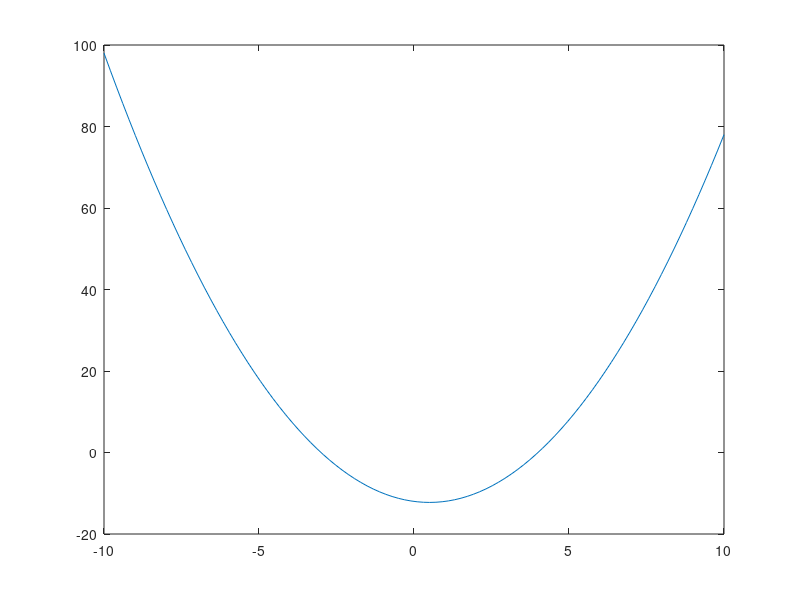

Reproduce this figure in MATLAB.
clc;clear;
%%
d1=[-5, 18]; t1=d1(1); y1=d1(2);
d2=[ 0, -12]; t2=d2(1); y2=d2(2);
d3=[ 2, -10]; t3=d3(1); y3=d3(2);
d=[d1; d2; d3];
weight1=1/( (t1-t2)*(t1-t3) );
weight2=1/( (t2-t1)*(t2-t3) );
weight3=1/( (t3-t1)*(t3-t2) );
t= linspace(-10,10);
L1=(t-t2).*(t-t3) * weight1;
L2=(t-t1).*(t-t3) * weight2;
L3=(t-t1).*(t-t2) * weight3;
p=y1*L1+y2*L2+y3*L3;
plot(t,p)
